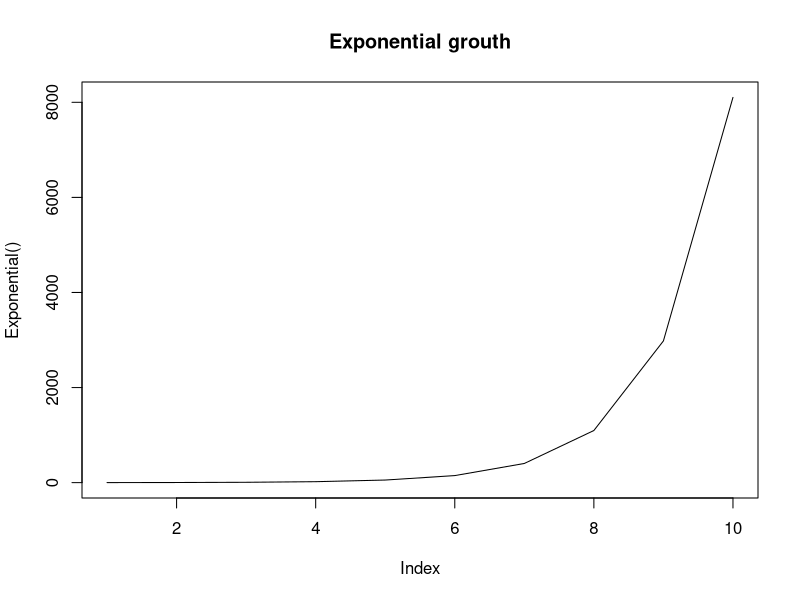

Recreate this plot in R.
#!/usr/bin/env R

#Demonstrates how browser can be used to debug a function

Exponential <- function(N0 = 1, r = 1, generations = 10){
	#Runs a simulation of exonential growth
	#Returns a vector of length generations

	N <- rep(NA, generations) #Creates a vector of NA

	N[1] <- N0
	browser()
	for (t in 2:generations){
		N[t] <- N[t-1] * exp(r)

	}
	return(N)
}

plot(Exponential(), type = 'l', main = 'Exponential grouth')

